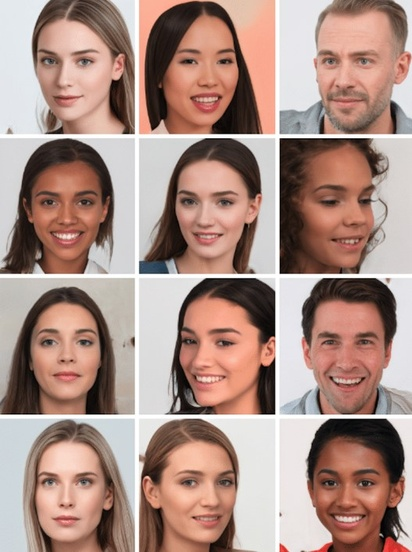
#> input picture 16_img_analysis/faces/faces_12.jpg, 412 x 552 px, shrunk from 527 x 706 before the run
$ jupyter execute 2_detect_faces.ipynb
#> lines starting #> are read from the running program, lines starting #| are printed output that depends on the picture; after the words box and inside, x2 and y2 are one past the last pixel; in counts of white or black regions, pixels touching at a corner belong together
[cell 1]
import cv2 as cv

[cell 2]
def show_image(image, title:str=None):
    import cv2 as cv
    import matplotlib.pyplot as plt
    %matplotlib inline
    plt.imshow(cv.cvtColor(image, cv.COLOR_BGR2RGB))
    if title is not None:
        plt.title(title)
    plt.show()

[cell 3]
img = cv.imread("faces/faces_12.jpg")
#> img is the input picture: shape (552, 412, 3); mean B, G, R 132.9, 142.5, 171
show_image(img)

[cell 4]
face_cascade = cv.CascadeClassifier(cv.data.haarcascades + "haarcascade_frontalface_default.xml")

[cell 5]
#help(face_cascade.detectMultiScale)

[cell 6]
# To enhance detection of any object in pictures, the recommendation is to use grayscale
gray_image = cv.cvtColor(img, cv.COLOR_BGR2GRAY)
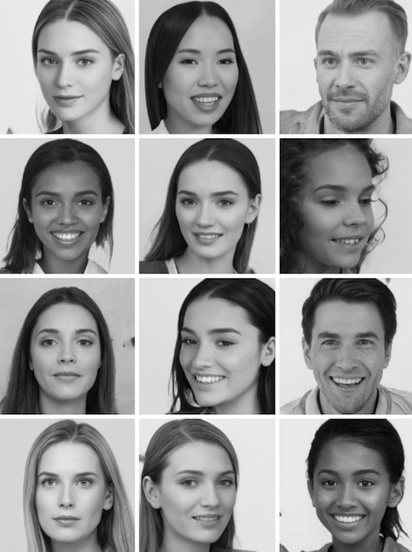
#> gray_image: shape (552, 412); min 0, max 255, mean 149.9
show_image(gray_image, "Grayscale image")

[cell 7]
SCALE_FACTOR = 1.1
MINIMUM_NEIGHBORS = 4
faces = face_cascade.detectMultiScale(gray_image, SCALE_FACTOR, MINIMUM_NEIGHBORS)
#> faces = [[23, 25, 91, 91], [23, 168, 86, 86], [25, 448, 87, 87], [164, 167, 87, 87], [164, 305, 93, 93], [300, 304, 96, 96], [157, 445, 94, 94], [301, 445, 91, 91], [162, 27, 88, 88], [298, 22, 97, 97], [22, 307, 89, 89], [290, 156, 109, 109]]

[cell 8]
faces_detected = img.copy()
for (global_x, global_y, global_w, global_h) in faces:
    cv.rectangle(
        img = faces_detected,
        pt1 = (global_x, global_y),
        pt2 = (global_x+global_w, global_y+global_h),
        color = (0, 255, 0),
        thickness = 2)
#> this loop made 12 passes
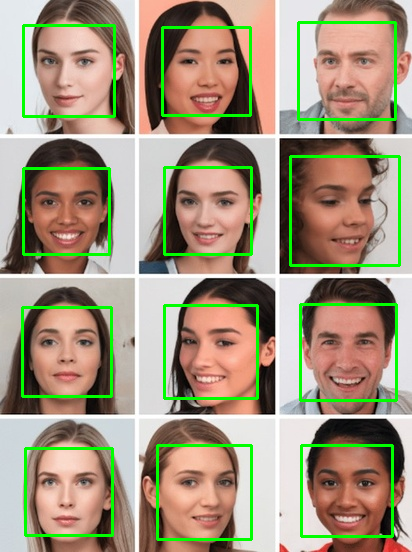
#> faces_detected: shape (552, 412, 3); 5.83% of pixels changed, all inside (x1, y1, x2, y2) = (21, 21, 401, 541)

show_image(faces_detected, "Faces detected")

[cell 9]
def find_faces(image_path:str, scaleFactor: float=1.1, minNeighbours: int=4):
    import cv2 as cv

    if (image := cv.imread(image_path)) is not None:
        cascade = cv.CascadeClassifier(cv.data.haarcascades + "haarcascade_frontalface_default.xml")
        result = image.copy()
        detected = cascade.detectMultiScale(
            image = cv.cvtColor(
                src = image,
                code = cv.COLOR_BGR2GRAY
            ),
            scaleFactor = scaleFactor,
            minNeighbors = minNeighbours
        )
        for (x, y, w, h) in detected:
            cv.rectangle(
                img = result,
                pt1 = (x, y),
                pt2 = (x+w, y+h),
                color = (0, 255, 0),
                thickness = 2)

        return result, len(detected)
    else:
        raise ValueError(f"Image not found: {image_path}")

[cell 10]
def show_with_count(detection_result):
    show_image(detection_result[0], f"Faces detected: {detection_result[1]}")

[cell 11]
show_with_count(find_faces("faces/faces_12.jpg"))
#> in find_faces, `detected = cascade.detectMultiScale( image = cv.cvtColor( src = image,..`: detected has the same summary as faces outside find_faces
#> the loop in find_faces, `for (x, y, w, h) in detected:` made 12 passes
show_with_count(find_faces("faces/ai-faces-1.jpg"))
#> call 2 of find_faces, with image_path = 'faces/ai-faces-1.jpg', scaleFactor = 1.1, minNeighbours = 4
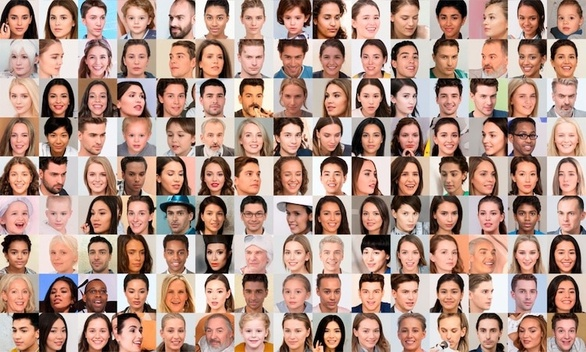
#> input picture 16_img_analysis/faces/ai-faces-1.jpg, 586 x 352 px, shrunk from 750 x 450 before the run
#> in find_faces (call 2), `detected = cascade.detectMultiScale( image = cv.cvtColor( src = image,..`: detected = 124 rows, first 6: [5, 6, 29, 29], [45, 7, 29, 29], [83, 7, 29, 29], [122, 7, 30, 30], [200, 6, 31, 31], [239, 7, 30, 30]
#> the loop in find_faces (call 2), `for (x, y, w, h) in detected:` made 124 passes
#> (x, y, w, h) on passes 1 to 12: (5, 6, 29, 29), (45, 7, 29, 29), (83, 7, 29, 29), (122, 7, 30, 30), (200, 6, 31, 31), (239, 7, 30, 30), (316, 6, 30, 30), (356, 6, 30, 30), (434, 6, 30, 30), (513, 7, 28, 28), (553, 7, 28, 28), (279, 8, 27, 27)
#> after the loop in find_faces (call 2), `for (x, y, w, h) in detected:`:
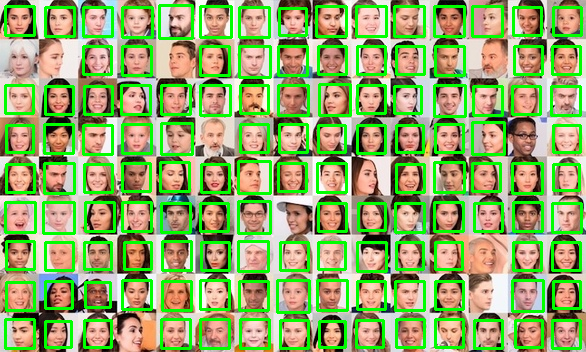
#> result: shape (352, 586, 3); mean of channels 0, 1, 2 108.1, 170.7, 147.1; drawn as B, G, R
show_with_count(find_faces("faces/cartoon_faces.jpg"))
#> call 3 of find_faces, with image_path = 'faces/cartoon_faces.jpg', scaleFactor = 1.1, minNeighbours = 4
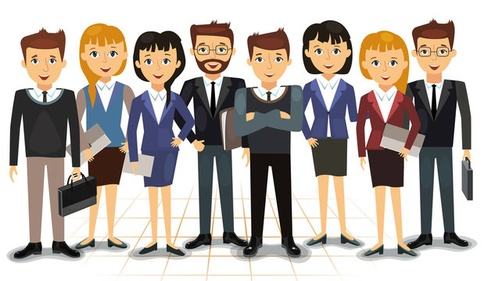
#> input picture 16_img_analysis/faces/cartoon_faces.jpg, 484 x 281 px, shrunk from 619 x 360 before the run
#> in find_faces (call 3), `detected = cascade.detectMultiScale( image = cv.cvtColor( src = image,..`: detected = [[406, 29, 54, 54], [242, 38, 55, 55], [18, 39, 54, 54], [183, 25, 59, 59]]
#> the loop in find_faces (call 3), `for (x, y, w, h) in detected:` made 4 passes
show_with_count(find_faces("faces/happy_team.jpg"))
#> call 4 of find_faces, with image_path = 'faces/happy_team.jpg', scaleFactor = 1.1, minNeighbours = 4
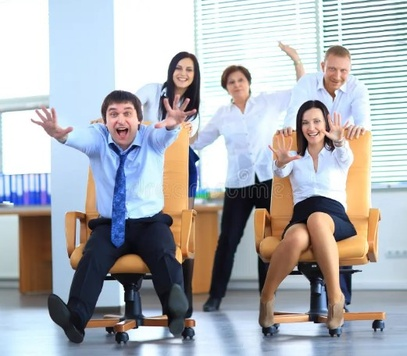
#> input picture 16_img_analysis/faces/happy_team.jpg, 407 x 356 px, shrunk from 521 x 456 before the run
#> in find_faces (call 4), `detected = cascade.detectMultiScale( image = cv.cvtColor( src = image,..`: detected = [[170, 59, 28, 28], [223, 71, 27, 27], [297, 110, 30, 30], [321, 58, 33, 33], [98, 96, 47, 47], [76, 68, 100, 100]]
#> the loop in find_faces (call 4), `for (x, y, w, h) in detected:` made 6 passes
show_with_count(find_faces("faces/multifaces.jpg"))
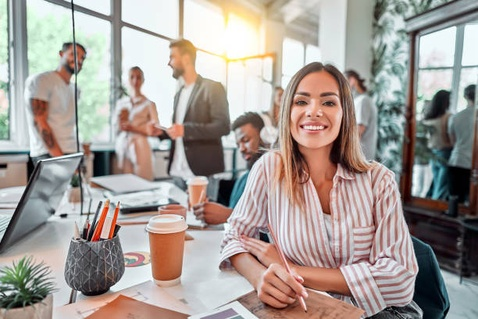
#> input picture 16_img_analysis/faces/multifaces.jpg, 478 x 319 px, shrunk from 612 x 408 before the run
#> in find_faces (call 5), `detected = cascade.detectMultiScale( image = cv.cvtColor( src = image,..`: detected = [[223, 34, 62, 62], [120, 112, 62, 62], [280, 73, 72, 72]]
#> the loop in find_faces (call 5), `for (x, y, w, h) in detected:` made 3 passes
show_with_count(find_faces("faces/meeting.jpg"))
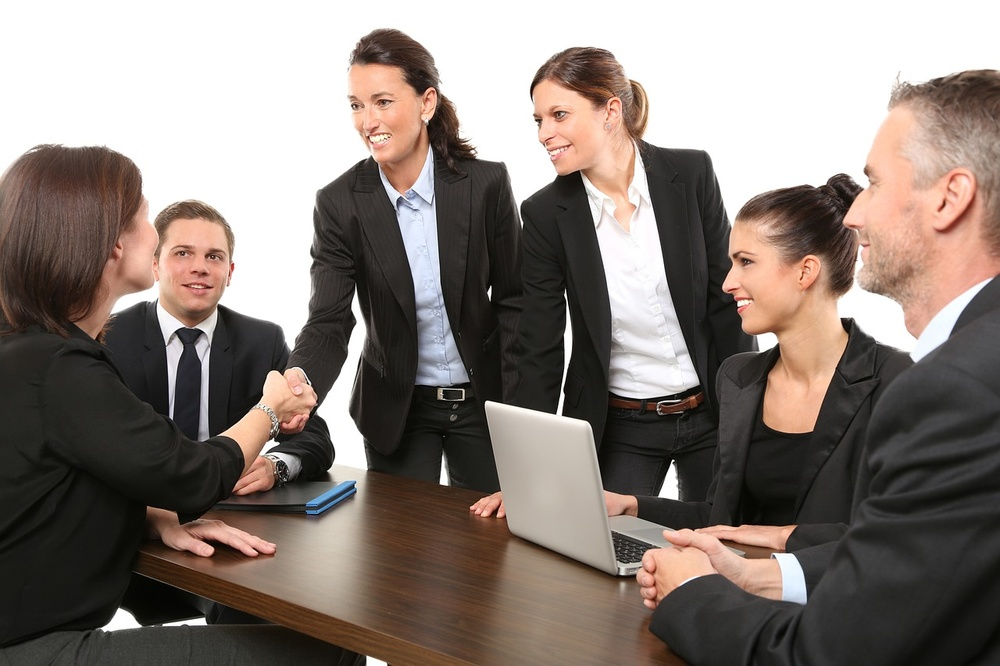
#> input picture 16_img_analysis/faces/meeting.jpg, 1000 x 666 px, shrunk from 1280 x 853 before the run
#> in find_faces (call 6), `detected = cascade.detectMultiScale( image = cv.cvtColor( src = image,..`: detected = [[406, 320, 56, 56], [516, 91, 70, 70], [332, 72, 79, 79], [156, 221, 84, 84], [704, 222, 105, 105], [130, 172, 127, 127]]
#> the loop in find_faces (call 6), `for (x, y, w, h) in detected:` made 6 passes

[cell 12]
def get_fg(image, detected_list, accuracy:int):
    import cv2 as cv
    import numpy as np
#    print(f"your OpenCV version is {cv.__version__}")
    margin_y = 30
    margin_x = 10
    L_ITERATIONS = accuracy # = epochs in ANN
    i_modes = [cv.GC_INIT_WITH_RECT, cv.GC_INIT_WITH_MASK]
    i_flagged_mask = []
    print(f"Found {len(detected_list)} faces")
    for (x,y,w,h) in detected_list:
        i_rect = ((x - margin_x),(y - margin_y),(w + margin_x),(h + margin_y))
        i_mask = np.zeros(image.shape[:2],np.uint8)
        i_bg_model = np.zeros((1,65),np.float64)
        i_fg_model = np.zeros((1,65),np.float64)
        cv.grabCut(
            img = image,
            mask = i_mask,
            rect = i_rect,
            bgdModel = i_bg_model,
            fgdModel = i_fg_model,
            iterCount = L_ITERATIONS,
            mode = i_modes[0])
        i_flagged_mask.append(np.where((i_mask==2)|(i_mask==0),0,1).astype('uint8'))

    composite_mask = np.zeros(image.shape[:2],np.uint8)

    for i in i_flagged_mask:
        composite_mask = np.where( (composite_mask==1) | (i==1),1,0).astype('uint8')

    local_image = image * composite_mask[:,:,np.newaxis]
    return local_image

def isolate_face(image_path:str, scaleFactor: float=1.1, minNeighbours: int=4):
    import cv2 as cv

    if (image := cv.imread(image_path)) is not None:
        cascade = cv.CascadeClassifier(cv.data.haarcascades + "haarcascade_frontalface_default.xml")
        result = image.copy()
        detected = cascade.detectMultiScale(
            image = cv.cvtColor(
                src = image,
                code = cv.COLOR_BGR2GRAY
            ),
            scaleFactor = scaleFactor,
            minNeighbors = minNeighbours
        )
        return get_fg(image,detected,accuracy=5)

    else:
        raise ValueError(f"Image not found: {image_path}")

[cell 13]
show_image(isolate_face("faces/faces_12.jpg"))
#> in isolate_face, `detected = cascade.detectMultiScale( image = cv.cvtColor( src = image,..`: detected has the same summary as faces outside isolate_face
#| Found 12 faces
#> the loop in get_fg, `for (x,y,w,h) in detected_list:` made 12 passes
#> (x, y, w, h, i_rect) on passes 1 to 12: (23, 25, 91, 91, (13, -5, 101, 121)), (23, 168, 86, 86, (13, 138, 96, 116)), (25, 448, 87, 87, (15, 418, 97, 117)), (164, 167, 87, 87, (154, 137, 97, 117)), (164, 305, 93, 93, (154, 275, 103, 123)), (300, 304, 96, 96, (290, 274, 106, 126)), (157, 445, 94, 94, (147, 415, 104, 124)), (301, 445, 91, 91, (291, 415, 101, 121)), (162, 27, 88, 88, (152, -3, 98, 118)), (298, 22, 97, 97, (288, -8, 107, 127)), (22, 307, 89, 89, (12, 277, 99, 119)), (290, 156, 109, 109, (280, 126, 119, 139))
#> after the loop in get_fg, `for (x,y,w,h) in detected_list:`: i_flagged_mask = 12 items
#> in get_fg, `composite_mask = np.zeros(image.shape[:2],np.uint8)`: composite_mask: shape (552, 412); every value is 0
#> the loop in get_fg, `for i in i_flagged_mask:` made 12 passes
#> pass 1, in get_fg, `composite_mask = np.where( (composite_mask==1) | (i==1),1,0).astype('u..`:
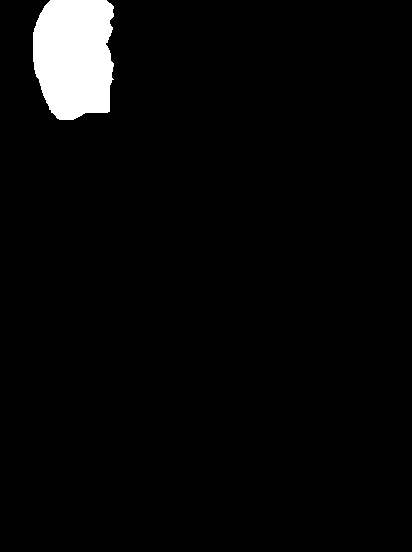
#> composite_mask: shape (552, 412); values 0 (black) and 1 (white), 3.7% white; 1 white region, box (x1, y1, x2, y2) and area: (33, 0, 114, 120) 8340
#> after the loop in get_fg, `for i in i_flagged_mask:`: composite_mask: shape (552, 412); values 0 (black) and 1 (white), 21.9% white; 6 white regions, box (x1, y1, x2, y2) and area: (280, 139, 380, 249) 9884, (147, 419, 238, 539) 8953, (302, 278, 396, 384) 8579, (33, 0, 114, 120) 8340, (20, 139, 109, 242) 7108, (30, 420, 112, 530) 7005
#> in get_fg, `local_image = image * composite_mask[:,:,np.newaxis]`:
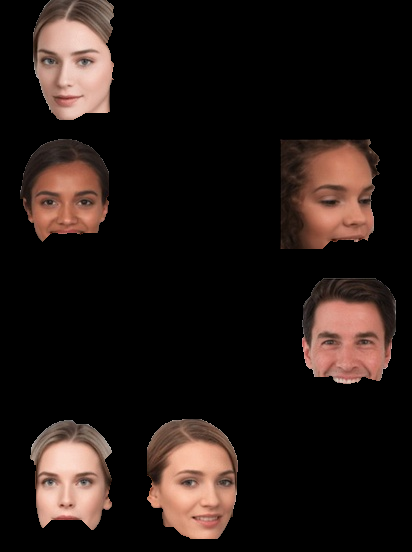
#> local_image: shape (552, 412, 3); mean B, G, R 20.5, 23.9, 33.5
